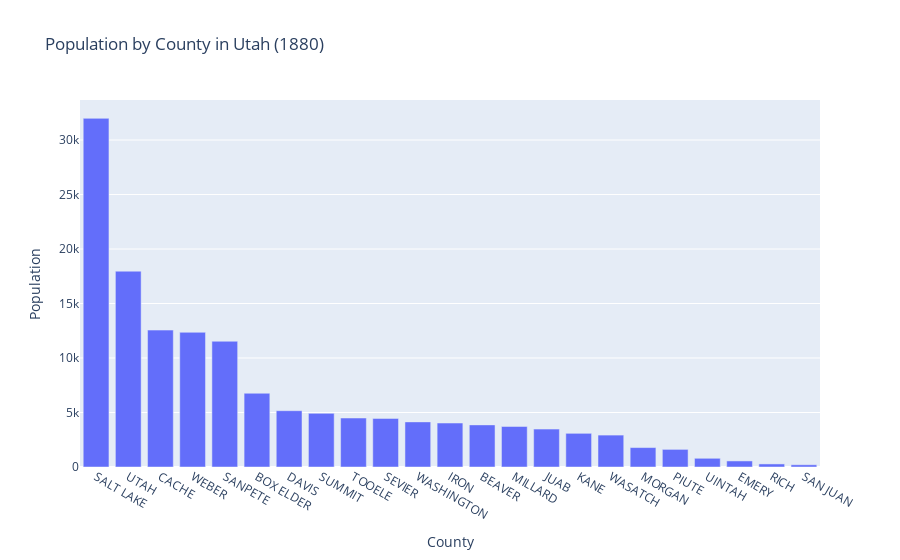

The cell this chart's notebook holds for it:
### Code cell
# Add title and customize axis labels
fig = px.bar(
    county_counts,
    x='county',
    y='count',
    title='Population by County in Utah (1880)',  # Add a title
    labels={'county': 'County', 'count': 'Population'}  # Rename axis labels
)

# Display the chart
fig.show()

### Figure 1 — Plotly figure (JSON) as saved in the notebook; plotly's stock layout.template omitted (floating-point values rounded to 4 significant figures)
{"data": [{"alignmentgroup": "True", "hovertemplate": "County=%{x}<br>Population=%{y}<extra></extra>", "legendgroup": "", "marker": {"color": "#636efa", "pattern": {"shape": ""}}, "name": "", "offsetgroup": "", "orientation": "v", "showlegend": false, "textposition": "auto", "type": "bar", "x": ["SALT LAKE", "UTAH", "CACHE", "WEBER", "SANPETE", "BOX ELDER", "DAVIS", "SUMMIT", "TOOELE", "SEVIER", "WASHINGTON", "IRON", "BEAVER", "MILLARD", "JUAB", "KANE", "WASATCH", "MORGAN", "PIUTE", "UINTAH", "EMERY", "RICH", "SAN JUAN"], "xaxis": "x", "y": [31989, 17967, 12562, 12358, 11538, 6766, 5166, 4921, 4496, 4457, 4140, 4034, 3864, 3719, 3477, 3090, 2928, 1783, 1616, 799, 556, 281, 204], "yaxis": "y"}], "layout": {"barmode": "relative", "legend": {"tracegroupgap": 0}, "title": {"text": "Population by County in Utah (1880)"}, "xaxis": {"anchor": "y", "domain": [0, 1], "title": {"text": "County"}}, "yaxis": {"anchor": "x", "domain": [0, 1], "title": {"text": "Population"}}}}
